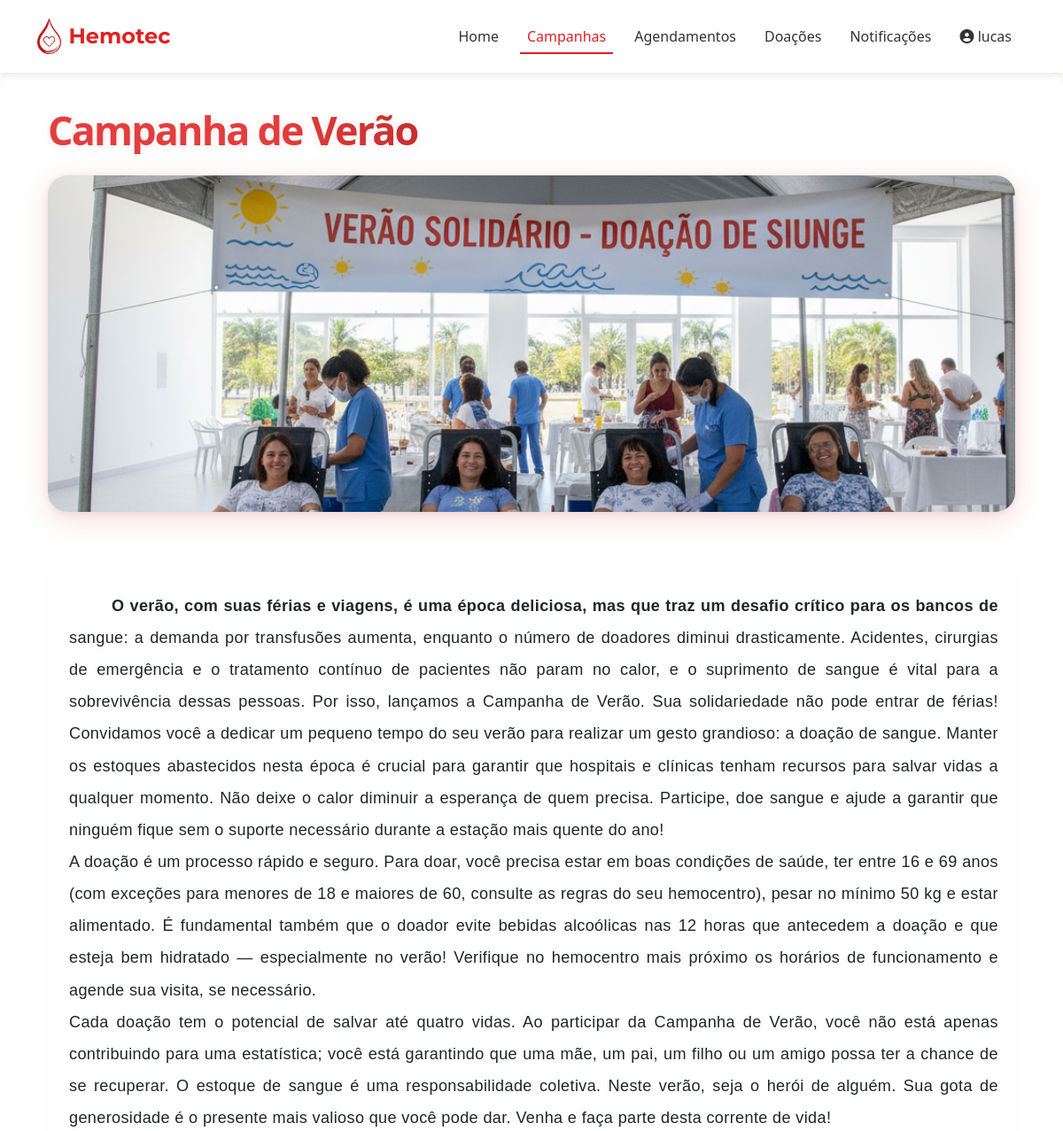
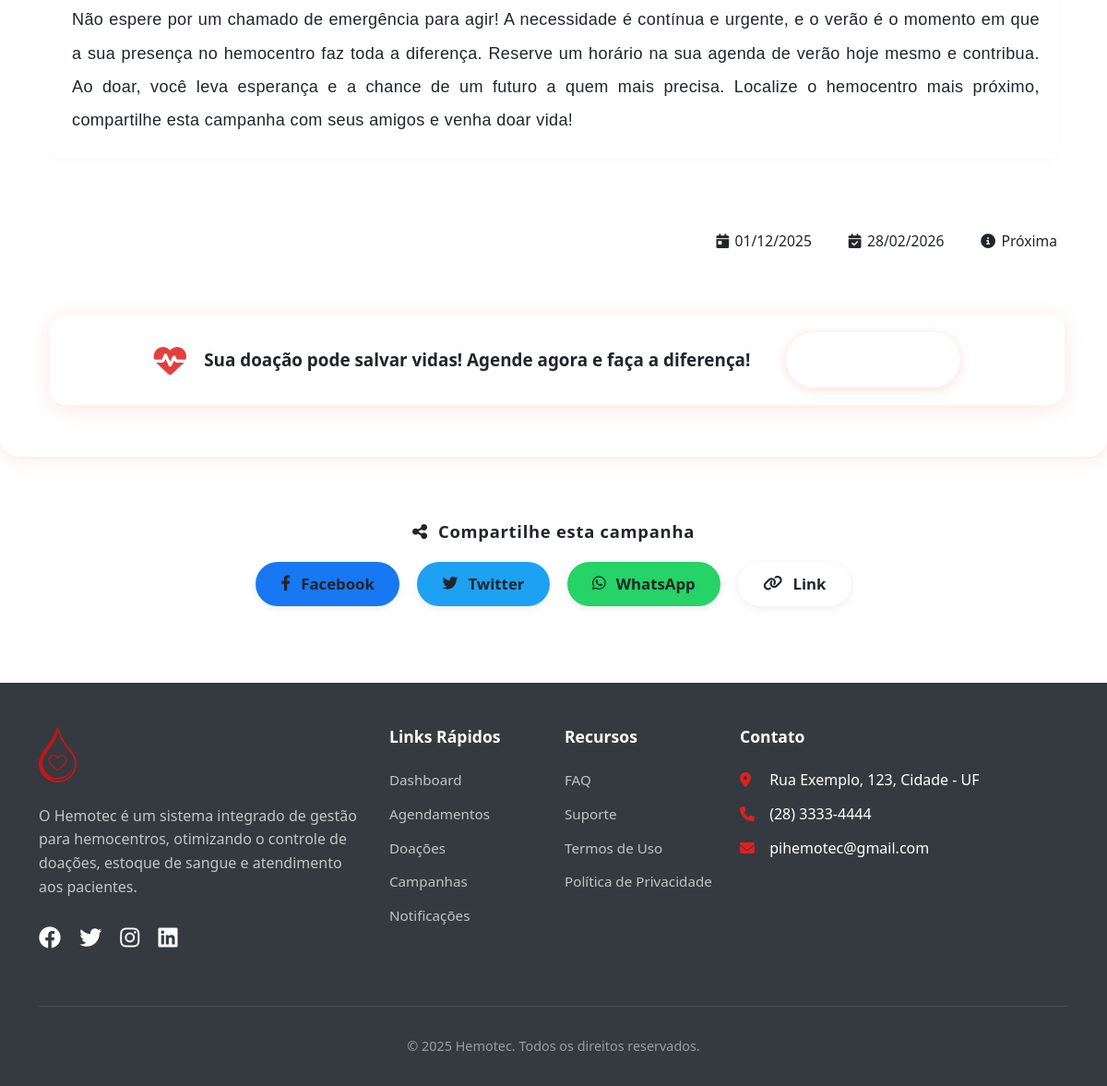
Page /doador/campanha/detalhes/1 (signed in) on the committed database (2 pictures, top to bottom).
### tables this page shows
CREATE TABLE campanha (
cod_campanha INTEGER PRIMARY KEY AUTOINCREMENT,
titulo TEXT NOT NULL,
descricao TEXT NOT NULL,
data_inicio DATE NOT NULL,
data_fim DATE NOT NULL,
status TEXT NOT NULL,
foto TEXT
);

### routes/doador/doador_campanhas_detalhes.py (the view)
@router.get("/doador/campanha/detalhes/{cod_campanha}")
@requer_autenticacao(["doador"])
async def get_doador_campanha_detalhes(request: Request, cod_campanha: int, usuario_logado: dict = None):
    campanha = campanha_repo.obter_por_id(cod_campanha)
    if campanha:
        response = templates.TemplateResponse(
            "doador/doador_campanha_detalhes.html",
            {"request": request, "active_page": "campanha", "usuario": usuario_logado, "campanha": campanha, "now": datetime.now}
        )
        return response

### templates/doador/doador_campanha_detalhes.html (shortened to what this page needs)
{% extends "doador/doador__base.html" %}
{% block custom_css %}
<link href="/static/css/doador/doador_campanha_detalhes.css" rel="stylesheet">
{% endblock %}
{% block conteudo %}
{% set hoje = now().date() %}
{% set status_campanha = 'Próxima' if campanha.data_inicio > hoje else ('Ativa' if campanha.data_fim >= hoje else 'Encerrada') %}
<div class="campaign-container" style="padding-top: 80px;">
    <div class="campaign-card">
        <div class="campaign-header-modern">
            <h1 class="campaign-title-modern">{{ campanha.titulo }}</h1>
            <img src="{{ campanha.foto }}" alt="Imagem da campanha" class="campaign-image" />
            <p class="campaign-description-modern">{{ campanha.descricao | replace('\n', '<br>') | safe }}</p>
                <div class="campaign-info-footer">
                    <span class="info-footer-item"><i class="fas fa-calendar-day"></i> {{ campanha.data_inicio.strftime('%d/%m/%Y') }}</span>
                    <span class="info-footer-item"><i class="fas fa-calendar-check"></i> {{ campanha.data_fim.strftime('%d/%m/%Y') }}</span>
                    <span class="info-footer-item"><i class="fas fa-info-circle"></i> {{ status_campanha }}</span>
                </div>
                    <div class="call-to-donate">
                        <i class="fas fa-heartbeat call-icon"></i>
                        <span class="call-text">Sua doação pode salvar vidas! <strong>Agende agora e faça a diferença!</strong></span>
                        <a href="/doador/agendamento/adicionar" class="btn btn-chamativo">Quero doar!</a>
                    </div>
        </div>
        <div class="campaign-body">
            <div class="share-section">
                <div class="share-section-modern">
                    <p class="share-text-modern"><i class="fas fa-share-alt"></i> Compartilhe esta campanha</p>
                    <div class="share-buttons-modern">
                        <button class="share-btn-modern facebook" data-platform="facebook">
                            <i class="fab fa-facebook-f"></i> Facebook
                        </button>
                        <button class="share-btn-modern twitter" data-platform="twitter">
                            <i class="fab fa-twitter"></i> Twitter
                        </button>
                        <button class="share-btn-modern whatsapp" data-platform="whatsapp">
                            <i class="fab fa-whatsapp"></i> WhatsApp
                        </button>
                        <button class="share-btn-modern link" data-platform="link">
                            <i class="fas fa-link"></i> Link
                        </button>
                    </div>
                </div>
        </div>
    </div>
</div>
{% endblock %}

### static/css/doador/doador__base.css (style rules this page uses)
:root { --hemotec-red: #e02020; --hemotec-dark-red: #c01010; --hemotec-light-red: #ff4040; --hemotec-bg-light: #f8f9fa; --hemotec-text-dark: #333333; --hemotec-accent: #0066cc; --hemotec-success: #28a745; --hemotec-warning: #ffc107; }

### static/css/doador/doador_campanha_detalhes.css (style rules this page uses)
.campaign-info-footer { display: flex; justify-content: flex-end; align-items: center; width: 100%; text-align: right; gap: 2.5rem; margin-top: 0.5rem; margin-bottom: 1.2rem; font-size: 0.98rem; color: var(--gray-500); background: none; border-top: 1px solid var(--gray-200); padding-top: 0.7rem; min-height: 2.2em; }
.call-to-donate { display: flex; align-items: center; justify-content: center; gap: 1.2rem; background: #fff; box-shadow: 0 4px 24px rgba(229,62,62,0.13); border: 2px solid var(--primary-color); border-radius: 18px; padding: 1.2rem 2.5rem; margin: 1.5rem 0 2.5rem 0; font-size: 1.25rem; font-weight: 700; color: var(--primary-color); animation: pulseDonate 1.5s infinite alternate; width: 1100px; }
.call-icon { font-size: 2.2rem; color: #e53e3e; animation: heartbeat 1.2s infinite; }
.call-text { font-size: 1.18rem; font-weight: 700; color: var(--primary-color); margin-right: 1.2rem; }
.btn-chamativo { background: linear-gradient(#e53e3e) !important; color: #fff !important; border-radius: 999px !important; font-size: 1.15rem; font-weight: 900; padding: 1rem 2.5rem; border: none; box-shadow: 0 2px 12px rgba(229,62,62,0.18); display: flex; align-items: center; gap: 0.7rem; justify-content: center; transition: background 0.2s, box-shadow 0.2s, transform 0.2s; animation: pulseBtn 1.5s infinite alternate; }
.info-footer-item { display: flex; align-items: center; gap: 0.4rem; font-weight: 400; font-size: 0.98rem; }
.share-section-modern { text-align: center; padding: 2.2rem 0 1.2rem 0; border-top: 1px solid var(--gray-200); margin-top: 2rem; background: none; }
.share-text-modern { font-size: 1.15rem; color: var(--primary-color); font-weight: 700; margin: 0 0 1.2rem 0; letter-spacing: 0.04em; display: flex; align-items: center; justify-content: center; gap: 0.7rem; }
.share-buttons-modern { display: flex; justify-content: center; gap: 1.2rem; flex-wrap: wrap; }
.share-btn-modern { border-radius: 999px; border: none; padding: 0.7rem 1.7rem; font-size: 1.05rem; font-weight: 600; color: var(--white); background: var(--gray-600); box-shadow: 0 2px 8px rgba(0,0,0,0.08); display: flex; align-items: center; gap: 0.7rem; cursor: pointer; transition: background 0.2s, transform 0.2s; }
.share-btn-modern.facebook { background: #1877f2; }
.share-btn-modern.twitter { background: #1da1f2; }
.share-btn-modern.whatsapp { background: #25d366; }
.share-btn-modern.link { background: var(--primary-color); }
.campaign-image { width: 100%; max-height: 380px; object-fit: cover; border-radius: 22px; box-shadow: 0 8px 32px rgba(229,62,62,0.18), 0 2px 8px rgba(0,0,0,0.08); margin-bottom: 2.5rem; background: #fff; display: block; transition: box-shadow 0.3s, transform 0.3s; }
.campaign-header-modern { background: #fff; color: var(--gray-800); text-align: left; padding: 2.5rem 4.5vw 1rem 4.5vw; max-width: 1280px; margin: 0 auto; display: flex; flex-direction: column; align-items: flex-start; gap: 1.5rem; border-radius: 20px; box-shadow: 0 4px 24px rgba(229,62,62,0.08), 0 1.5px 6px rgba(0,0,0,0.04); animation: fadeInDown 0.7s cubic-bezier(.23,1.01,.32,1); }
.campaign-title-modern { font-size: 2.8rem; font-weight: 900; margin: 0; letter-spacing: -0.04em; color: var(--primary-color); text-shadow: 0 2px 12px rgba(229,62,62,0.10); background: linear-gradient(90deg, #e53e3e 60%, #c53030 100%); -webkit-background-clip: text; -webkit-text-fill-color: transparent; background-clip: text; }
.campaign-description-modern { font-family: 'Arial', sans-serif; text-align: justify; font-size: 1.13rem; color: var(--gray-800); margin-bottom: 2.2rem; line-height: 2; font-weight: 400; letter-spacing: 0.02em; border-left: 5px solid var(--primary-color); padding-left: 1.5rem; padding-right: 1.2rem; padding-top: 1.5rem; padding-bottom: 1.5rem; background: var(--gray-50); border-radius: 8px; box-shadow: 0 2px 8px rgba(229,62,62,0.04); white-space: pre-wrap; text-indent: 3rem; }
.campaign-description-modern::first-line { font-weight: 600; color: var(--primary-color); }

### rows in the picture
campanha: titulo "Campanha de Verão", foto (picture), descricao "O verão, com suas férias e viagens, é uma época deliciosa, mas que traz um desafio crítico para os bancos de sangue: a demanda por transfusões aumenta, enquanto o número de doadores diminui drasticamente. Acidentes, cirurgias de emergência e o tratamento contínuo de pacientes não param no calor, e o suprimento de sangue é vital para a sobrevivência dessas pessoas. Por isso, lançamos a Campanha de Verão. Sua solidariedade não pode entrar de férias! Convidamos você a dedicar um pequeno tempo do seu verão para realizar um gesto grandioso: a doação de sangue. Manter os estoques abastecidos nesta época é crucial para garantir que hospitais e clínicas tenham recursos para salvar vidas a qualquer…"

### other values in the picture
{{ usuario.nome }} "lucas"
{{ campanha.data_inicio.strftime('%d/%m/%Y') }} "01/12/2025"
{{ campanha.data_fim.strftime('%d/%m/%Y') }} "28/02/2026"
{{ status_campanha }} "Próxima"
